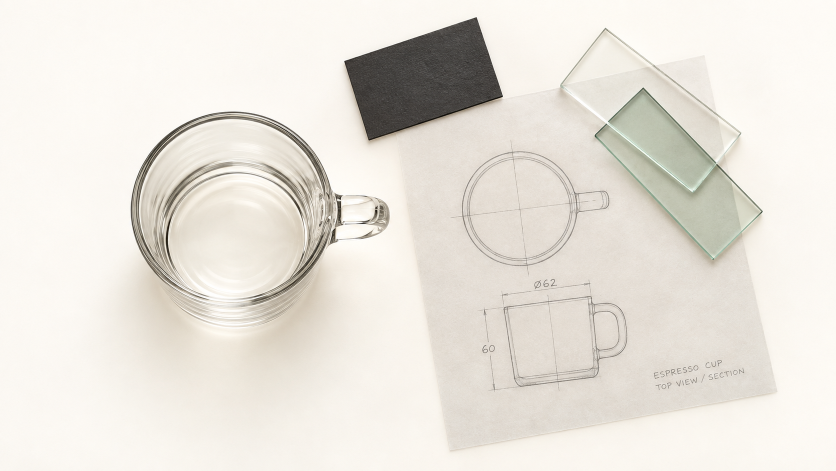
#> input picture assets/examples/real-objects-20260913/01-glass-cup/landscape/image.png, 1672 x 941 px (shown at 1/2 size)
$ python extract_plate_alpha.py --input ../../../assets/examples/real-objects-20260913/01-glass-cup/landscape/image.png --output out.png
#> lines starting #> are read from the running program, lines starting #| are printed output that depends on the picture; after the words box and inside, x2 and y2 are one past the last pixel; in counts of white or black regions, pixels touching at a corner belong together
#> in main, source is the input picture: PIL image 1672x941 RGB; mean R, G, B 232.3, 227.7, 219.9
#!/usr/bin/env python3
"""Remove only a bright neutral background connected to the source border.

The operation is intentionally source-space.  It is suitable for converting a
generated plate preview with a white or light checkerboard backdrop into an
RGBA plate while preserving enclosed light ink marks inside the subject.
"""

from __future__ import annotations

import argparse
import json
from collections import deque
from pathlib import Path

try:
    from PIL import Image, ImageFilter
except ImportError as exc:  # pragma: no cover - environment-specific failure
    raise SystemExit("Pillow is required: python3 -m pip install Pillow") from exc


def extract_background(
    source: Image.Image,
    minimum_channel: int = 205,
    maximum_chroma: int = 30,
    edge_softness_px: float = 0.55,
) -> tuple[Image.Image, dict[str, object]]:
#> called with minimum_channel = 205, maximum_chroma = 30, edge_softness_px = 0.55
    if not 0 <= minimum_channel <= 255:
        raise ValueError("minimum_channel must be from 0 to 255")
    if not 0 <= maximum_chroma <= 80:
        raise ValueError("maximum_chroma must be from 0 to 80")
    if not 0 <= edge_softness_px <= 2:
        raise ValueError("edge_softness_px must be from 0 to 2")

    rgb = source.convert("RGB")
    width, height = rgb.size
#> width = 1672; height = 941
    pixels = rgb.load()
    candidates = bytearray(width * height)
    for y in range(height):
        row = y * width
        for x in range(width):
            red, green, blue = pixels[x, y]
            if min(red, green, blue) >= minimum_channel and max(red, green, blue) - min(red, green, blue) <= maximum_chroma:
                candidates[row + x] = 1

    background = bytearray(width * height)
    queue: deque[int] = deque()

    def enqueue(index: int) -> None:
        if candidates[index] and not background[index]:
            background[index] = 1
            queue.append(index)

    for x in range(width):
        enqueue(x)
        enqueue((height - 1) * width + x)
    for y in range(height):
        enqueue(y * width)
        enqueue(y * width + width - 1)

    while queue:
        index = queue.popleft()
        x = index % width
        y = index // width
        if x:
            enqueue(index - 1)
        if x + 1 < width:
            enqueue(index + 1)
        if y:
            enqueue(index - width)
        if y + 1 < height:
            enqueue(index + width)

    alpha = Image.new("L", (width, height))
#> alpha: PIL image 1672x941 L; every value is 0
    alpha.putdata([0 if value else 255 for value in background])
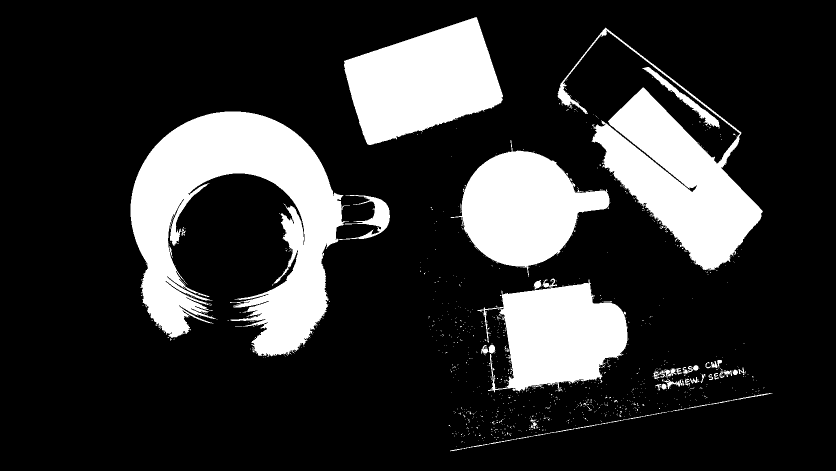
#> alpha: PIL image 1672x941 L (shown at 1/2 size); 19.7% white; 1108 white regions (1072 under 20 px), largest, box (x1, y1, x2, y2) and area: (261, 223, 780, 714) 103614, (1115, 55, 1526, 541) 60795, (688, 34, 1006, 290) 51544
    alpha = alpha.filter(ImageFilter.MinFilter(3)).filter(ImageFilter.MaxFilter(3))
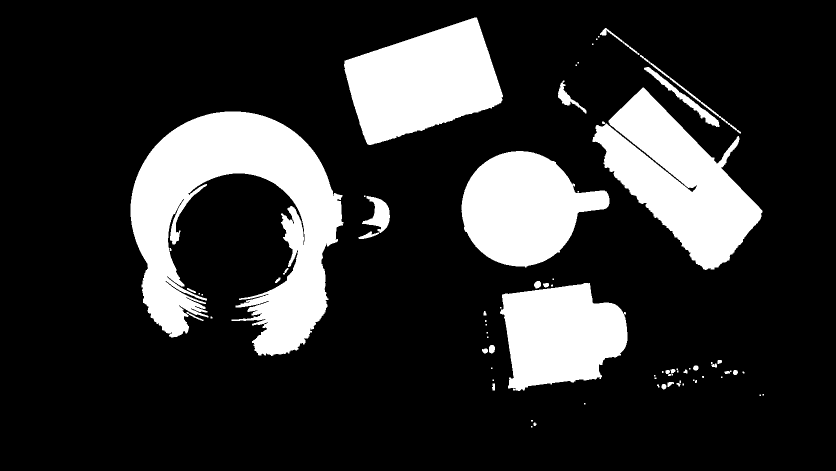
#> alpha: PIL image 1672x941 L (shown at 1/2 size); 19.2% white; 76 white regions (39 under 20 px), largest, box (x1, y1, x2, y2) and area: (261, 223, 687, 712) 99528, (1185, 175, 1525, 540) 57829, (688, 35, 1006, 290) 51479
    if edge_softness_px:
        alpha = alpha.filter(ImageFilter.GaussianBlur(edge_softness_px))
    output = rgb.convert("RGBA")
    output.putalpha(alpha)
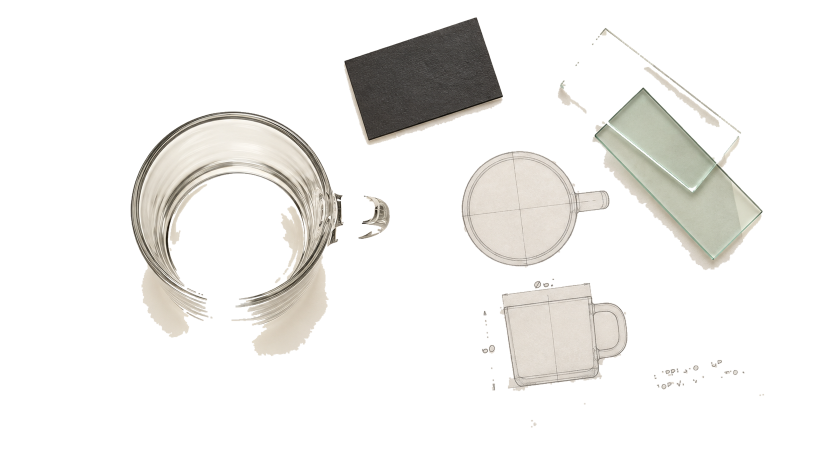
#> output: PIL image 1672x941 RGBA (shown at 1/2 size); mean R, G, B, A 232.3, 227.7, 219.9, 49; transparent parts drawn white
    bbox = alpha.getbbox()
#> bbox = (259, 33, 1530, 857)
    report: dict[str, object] = {
        "version": 1,
        "method": "edge_connected_bright_neutral_alpha_extraction",
        "width": width,
        "height": height,
        "minimum_channel": minimum_channel,
        "maximum_chroma": maximum_chroma,
        "edge_softness_px": edge_softness_px,
        "background_pixels": int(sum(background)),
        "foreground_bbox": list(bbox) if bbox else None,
        "alpha_extrema": list(alpha.getextrema()),
        "claim_limit": "This report proves border-connected background removal, not semantic segmentation or plate quality.",
    }
    return output, report


def main() -> int:
    parser = argparse.ArgumentParser()
    parser.add_argument("--input", required=True, type=Path)
    parser.add_argument("--output", required=True, type=Path)
    parser.add_argument("--report", type=Path)
    parser.add_argument("--minimum-channel", type=int, default=205)
    parser.add_argument("--maximum-chroma", type=int, default=30)
    parser.add_argument("--edge-softness-px", type=float, default=0.55)
    args = parser.parse_args()
    source = Image.open(args.input)
    output, report = extract_background(
        source,
        minimum_channel=args.minimum_channel,
        maximum_chroma=args.maximum_chroma,
        edge_softness_px=args.edge_softness_px,
    )
#> report = 11 items
    args.output.parent.mkdir(parents=True, exist_ok=True)
    output.save(args.output)
    report["input"] = str(args.input)
    report["output"] = str(args.output)
    if args.report:
        args.report.parent.mkdir(parents=True, exist_ok=True)
        args.report.write_text(json.dumps(report, ensure_ascii=False, indent=2) + "\n", encoding="utf-8")
    print(json.dumps(report, ensure_ascii=False, indent=2))
#> (printed output is left out)
    return 0


if __name__ == "__main__":
    raise SystemExit(main())
#> (the program exits here)
